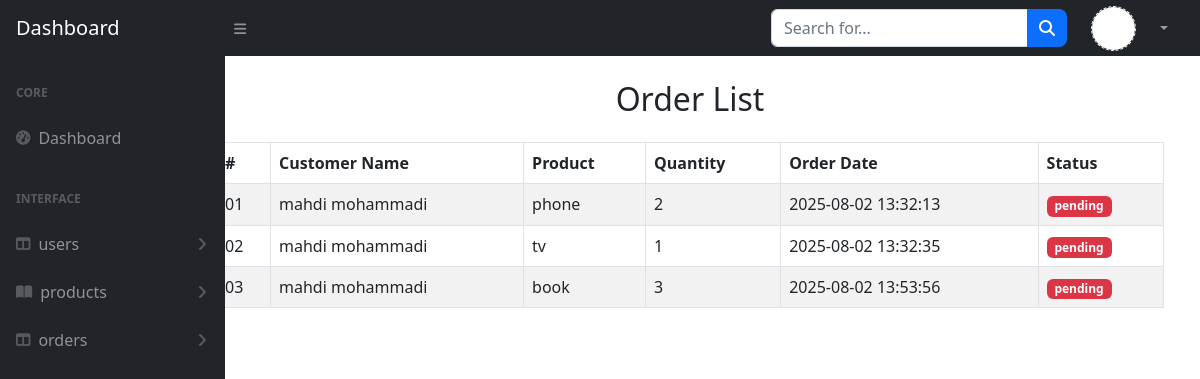
/orders (signed in), run on the app's committed database.
### tables this page shows
CREATE TABLE IF NOT EXISTS `users` (
  `user_id` int UNSIGNED NOT NULL AUTO_INCREMENT,
  `name` varchar(50) DEFAULT NULL,
  `last_name` varchar(50) DEFAULT NULL,
  `email` varchar(100) DEFAULT NULL,
  `password` text,
  `file` varchar(200) NOT NULL DEFAULT 'first.svg',
  `create_date` datetime NOT NULL DEFAULT CURRENT_TIMESTAMP,
  `sort` varchar(50) NOT NULL DEFAULT '`create_date` DESC',
  PRIMARY KEY (`user_id`)
);

CREATE TABLE IF NOT EXISTS `orders` (
  `order_id` int UNSIGNED NOT NULL AUTO_INCREMENT,
  `customer_id` int DEFAULT NULL,
  `status` varchar(200) NOT NULL DEFAULT 'pending',
  `order_date` datetime NOT NULL DEFAULT CURRENT_TIMESTAMP,
  PRIMARY KEY (`order_id`)
);

CREATE TABLE IF NOT EXISTS `products` (
  `product_id` int UNSIGNED NOT NULL AUTO_INCREMENT,
  `title` varchar(100) DEFAULT NULL,
  `desc` varchar(200) DEFAULT NULL,
  `price` float DEFAULT NULL,
  `create_date` datetime NOT NULL DEFAULT CURRENT_TIMESTAMP,
  `user_id` int UNSIGNED DEFAULT NULL,
  `category` varchar(250) DEFAULT NULL,
  PRIMARY KEY (`product_id`)
);

CREATE TABLE IF NOT EXISTS `order_items` (
  `order_item_id` int UNSIGNED NOT NULL AUTO_INCREMENT,
  `order_id` int DEFAULT NULL,
  `qty` int DEFAULT NULL,
  `product_id` int DEFAULT NULL,
  PRIMARY KEY (`order_item_id`)
);

### inc/config.php (called while the page is built, shortened)
<?php
$config = [
    'db' => [
        'name' => 'dashboard',
        'user' => 'root',
        'password' => '',
        'host' => 'localhost'
    ],
    'base_url' => 'http://localhost/dashboard'
];

### inc/functions.php (called while the page is built, shortened)
<?php
function base_url(){
    global $config;
    return $config['base_url'];
}

### inc/db.php (called while the page is built, shortened)
<?php
function db_conn()
{
    global $config;
    $conn = mysqli_connect($config['db']['host'], $config['db']['user'], $config['db']['password'], $config['db']['name']);
    if ($conn) {
        return $conn;
    } else {
        return false;
    }
}
function db_select_one($sql)
{
    $conn = db_conn();
    $result = mysqli_query($conn, $sql);
    $output = mysqli_fetch_row($result);
    return $output;
}

### templates/orders.php (the view, shortened to what this page needs)
<?php
require_once 'header.php';
$conn = db_conn();
$userNumber = $_SESSION['user'];
$sql2 = "SELECT * FROM `users` WHERE `user_id` = '$userNumber'";
$output2 = db_select_one($sql2);
$sql = "SELECT
  orders.order_id,
  orders.order_date,
  orders.status,
  order_items.order_item_id,
  order_items.qty,
  products.title,
  users.name,
  users.last_name FROM orders LEFT JOIN order_items ON orders.order_id = order_items.order_id
LEFT JOIN products ON order_items.product_id = products.product_id
LEFT JOIN users ON orders.customer_id = users.user_id";
$check = mysqli_query($conn, $sql);
$num_rows = mysqli_num_rows($check);
$output = mysqli_fetch_all($check, MYSQLI_NUM);
?>
<body class="sb-nav-fixed">
    <nav class="sb-topnav navbar navbar-expand navbar-dark bg-dark">
        <a class="navbar-brand ps-3" href="<?php base_url() ?>panel">Dashboard</a>
        <button class="btn btn-link btn-sm order-1 order-lg-0 me-4 me-lg-0" id="sidebarToggle" href="#!"><i class="fas fa-bars"></i></button>
        <form class="d-none d-md-inline-block form-inline ms-auto me-0 me-md-3 my-2 my-md-0">
            <div class="input-group">
                <input class="form-control" type="text" placeholder="Search for..." aria-label="Search for..." aria-describedby="btnNavbarSearch" />
                <button class="btn btn-primary" id="btnNavbarSearch" type="button"><i class="fas fa-search"></i></button>
            </div>
        </form>
        <ul class="navbar-nav ms-auto ms-md-0 me-3 me-lg-4">
            <li class="nav-item dropdown">
                <a class="nav-link dropdown-toggle d-flex align-items-center justify-content-center" id="navbarDropdown" href="#" role="button" data-bs-toggle="dropdown" aria-expanded="false">
                    <div id="photo"><img src="<?php echo base_url() . '/uploads/' . $output2['5']; ?>"></div>
                </a>
            </li>
        </ul>
    </nav>
    <div id="layoutSidenav">
        <div id="layoutSidenav_nav">
            <nav class="sb-sidenav accordion sb-sidenav-dark" id="sidenavAccordion">
                <div class="sb-sidenav-menu">
                    <div class="nav">
                        <div class="sb-sidenav-menu-heading">Core</div>
                        <a class="nav-link" href="index.html">
                            <div class="sb-nav-link-icon"><i class="fas fa-tachometer-alt"></i></div>
                            Dashboard
                        </a>
                        <div class="sb-sidenav-menu-heading">Interface</div>
                        <a class="nav-link collapsed" href="#" data-bs-toggle="collapse" data-bs-target="#collapseUsers" aria-expanded="false" aria-controls="collapseUsers">
                            <div class="sb-nav-link-icon"><i class="fas fa-columns"></i></div>
                            users
                            <div class="sb-sidenav-collapse-arrow"><i class="fas fa-angle-down"></i></div>
                        </a>
                        <a class="nav-link collapsed" href="#" data-bs-toggle="collapse" data-bs-target="#collapseProducts" aria-expanded="false" aria-controls="collapseProducts">
                            <div class="sb-nav-link-icon"><i class="fas fa-book-open"></i></div>
                            products
                            <div class="sb-sidenav-collapse-arrow"><i class="fas fa-angle-down"></i></div>
                        </a>
                        <a class="nav-link collapsed" href="#" data-bs-toggle="collapse" data-bs-target="#collapseOrders" aria-expanded="false" aria-controls="collapseOrders">
                            <div class="sb-nav-link-icon"><i class="fas fa-columns"></i></div>
                            orders
                            <div class="sb-sidenav-collapse-arrow"><i class="fas fa-angle-down"></i></div>
                        </a>
                    </div>
                </div>
            </nav>
        </div>
        <div id="layoutSidenav_content" class="p-4 position-absolute w-100 justify-content-start" style="right: 0; text-align: -webkit-center; width: 85% !important">
            <div class="container">
                <h2 class="text-center mb-4">Order List</h2>
                <table class="table table-bordered table-striped">
                    <thead class="thead-dark">
                        <tr>
                            <th>#</th>
                            <th>Customer Name</th>
                            <th>Product</th>
                            <th>Quantity</th>
                            <th>Order Date</th>
                            <th>Status</th>
                        </tr>
                    </thead>
                    <tbody>
                        <?php for ($i = 0; $i < $num_rows; $i++) {
                            for ($j = 0; $j < 8; $j++) {
                                $out[$i][$j] = $output[$i][$j];
                            } ?>
                            <tr>
                                <td><?php if ($i <= 8) {
                                        echo '0' . $i + 1;
                                    } else echo $i + 1; ?></span></td>
                                <td><?php echo $out[$i][6] . '  ' . $out[$i][7] ?></td>
                                <td><?php echo $out[$i][5]; ?></td>
                                <td><?php echo $out[$i][4]; ?></td>
                                <td><?php echo $out[$i][1]; ?></td>
                                <td><span class="badge bg-danger"><?php echo $out[$i][2] ?></span></td>
                            </tr>
                        <?php } ?>
                    </tbody>
                </table>
            </div>
        </div>
    </div>
    <?php
    require_once 'footer.php';
    ?>

### data on the page
users: file (picture)
orders: users.name "mahdi", users.last_name "mohammadi", products.title "phone", order_items.qty "2", order_date "2025-08-02 13:32:13", status "pending"
orders: users.name "mahdi", users.last_name "mohammadi", products.title "tv", order_items.qty "1", order_date "2025-08-02 13:32:35", status "pending"
orders: users.name "mahdi", users.last_name "mohammadi", products.title "book", order_items.qty "3", order_date "2025-08-02 13:53:56", status "pending"
